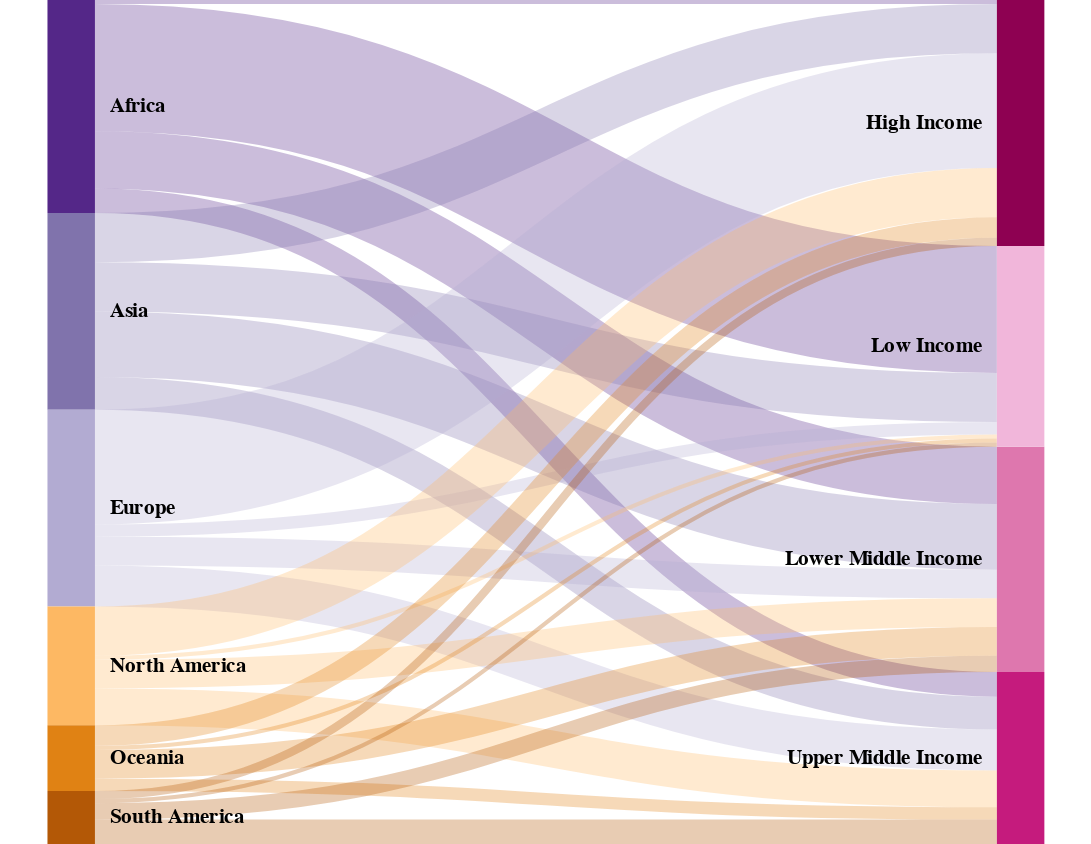

Source (Vega-Lite JSON):
### Vega specification from a JSON file in a GitHub repository (floating-point values rounded to 4 significant figures)
{"$schema": "https://vega.github.io/schema/vega/v5.json", "width": 582, "height": 450, "data": [{"name": "continent_data", "values": {"aggregations": {"table": {"buckets": [{"key": {"continent": "Africa", "incomeLevel": "High Income"}, "countryCount": 1}, {"key": {"continent": "Africa", "incomeLevel": "Upper Middle Income"}, "countryCount": 6}, {"key": {"continent": "Africa", "incomeLevel": "Lower Middle Income"}, "countryCount": 14}, {"key": {"continent": "Africa", "incomeLevel": "Low Income"}, "countryCount": 31}, {"key": {"continent": "Asia", "incomeLevel": "High Income"}, "countryCount": 12}, {"key": {"continent": "Asia", "incomeLevel": "Upper Middle Income"}, "countryCount": 8}, {"key": {"continent": "Asia", "incomeLevel": "Lower Middle Income"}, "countryCount": 16}, {"key": {"continent": "Asia", "incomeLevel": "Low Income"}, "countryCount": 12}, {"key": {"continent": "Europe", "incomeLevel": "High Income"}, "countryCount": 28}, {"key": {"continent": "Europe", "incomeLevel": "Upper Middle Income"}, "countryCount": 10}, {"key": {"continent": "Europe", "incomeLevel": "Lower Middle Income"}, "countryCount": 7}, {"key": {"continent": "Europe", "incomeLevel": "Low Income"}, "countryCount": 3}, {"key": {"continent": "North America", "incomeLevel": "High Income"}, "countryCount": 12}, {"key": {"continent": "North America", "incomeLevel": "Upper Middle Income"}, "countryCount": 9}, {"key": {"continent": "North America", "incomeLevel": "Lower Middle Income"}, "countryCount": 7}, {"key": {"continent": "North America", "incomeLevel": "Low Income"}, "countryCount": 1}, {"key": {"continent": "Oceania", "incomeLevel": "High Income"}, "countryCount": 5}, {"key": {"continent": "Oceania", "incomeLevel": "Upper Middle Income"}, "countryCount": 3}, {"key": {"continent": "Oceania", "incomeLevel": "Lower Middle Income"}, "countryCount": 7}, {"key": {"continent": "Oceania", "incomeLevel": "Low Income"}, "countryCount": 1}, {"key": {"continent": "South America", "incomeLevel": "High Income"}, "countryCount": 2}, {"key": {"continent": "South America", "incomeLevel": "Upper Middle Income"}, "countryCount": 6}, {"key": {"continent": "South America", "incomeLevel": "Lower Middle Income"}, "countryCount": 4}, {"key": {"continent": "South America", "incomeLevel": "Low Income"}, "countryCount": 1}]}}}, "format": {"property": "aggregations.table.buckets"}, "transform": [{"type": "formula", "expr": "datum.key.continent", "as": "continent"}, {"type": "formula", "expr": "datum.key.incomeLevel", "as": "incomeLevel"}, {"type": "formula", "expr": "datum.countryCount", "as": "countryCount"}]}, {"name": "nodes", "source": "continent_data", "transform": [{"type": "filter", "expr": "!groupSelector || groupSelector.continent == datum.continent || groupSelector.incomeLevel == datum.incomeLevel"}, {"type": "formula", "expr": "datum.continent + datum.incomeLevel", "as": "key"}, {"type": "fold", "fields": ["continent", "incomeLevel"], "as": ["stackType", "groupId"]}, {"type": "formula", "expr": "datum.stackType == 'continent' ? datum.continent + ' ' + datum.incomeLevel : datum.incomeLevel + ' ' + datum.continent", "as": "sortField"}, {"type": "stack", "groupby": ["stackType"], "sort": {"field": "sortField", "order": "descending"}, "field": "countryCount"}, {"type": "formula", "expr": "(datum.y0 + datum.y1)/2", "as": "yc"}]}, {"name": "groups", "source": "nodes", "transform": [{"type": "aggregate", "groupby": ["stackType", "groupId"], "fields": ["countryCount"], "ops": ["sum"], "as": ["total"]}, {"type": "stack", "groupby": ["stackType"], "sort": {"field": "groupId", "order": "descending"}, "field": "total"}, {"type": "formula", "expr": "scale('y', datum.y0)", "as": "scaledY0"}, {"type": "formula", "expr": "scale('y', datum.y1)", "as": "scaledY1"}, {"type": "formula", "expr": "datum.stackType == 'continent'", "as": "rightLabel"}, {"type": "formula", "expr": "datum.total/domain('y')[1]", "as": "percentage"}]}, {"name": "destinationNodes", "source": "nodes", "transform": [{"type": "filter", "expr": "datum.stackType == 'incomeLevel'"}]}, {"name": "edges", "source": "nodes", "transform": [{"type": "filter", "expr": "datum.stackType == 'continent'"}, {"type": "lookup", "from": "destinationNodes", "key": "key", "fields": ["key"], "as": ["target"]}, {"type": "linkpath", "orient": "horizontal", "shape": "diagonal", "sourceY": {"expr": "scale('y', datum.yc)"}, "sourceX": {"expr": "scale('x', 'continent') + bandwidth('x')"}, "targetY": {"expr": "scale('y', datum.target.yc)"}, "targetX": {"expr": "scale('x', 'incomeLevel')"}}, {"type": "formula", "expr": "range('y')[0]-scale('y', datum.countryCount)", "as": "strokeWidth"}, {"type": "formula", "expr": "datum.countryCount/domain('y')[1]", "as": "percentage"}]}], "scales": [{"name": "x", "type": "band", "range": "width", "domain": ["continent", "incomeLevel"], "paddingOuter": 0.05, "paddingInner": 0.95}, {"name": "y", "type": "linear", "range": "height", "domain": {"data": "nodes", "field": "y1"}}, {"name": "color", "type": "ordinal", "range": ["#542788", "#8073ac", "#b2abd2", "#fdb863", "#e08214", "#b35806", "#8e0152", "#c51b7d", "#de77ae", "#f1b6da"], "domain": {"data": "continent_data", "fields": ["continent", "incomeLevel"]}}, {"name": "stackNames", "type": "ordinal", "range": ["Continent", "Income Level"], "domain": ["continent", "incomeLevel"]}], "marks": [{"type": "path", "name": "edgeMark", "from": {"data": "edges"}, "clip": true, "encode": {"update": {"stroke": [{"test": "groupSelector && groupSelector.stackType == 'continent'", "scale": "color", "field": "incomeLevel"}, {"scale": "color", "field": "continent"}], "strokeWidth": {"field": "strokeWidth"}, "path": {"field": "path"}, "strokeOpacity": {"signal": "!groupSelector && (groupHover.continent == datum.continent || groupHover.incomeLevel == datum.incomeLevel) ? 0.9 : 0.3"}, "zindex": {"signal": "!groupSelector && (groupHover.continent == datum.continent || groupHover.incomeLevel == datum.incomeLevel) ? 1 : 0"}, "tooltip": {"signal": "'Continent: ' + datum.continent + ' | Income Group: ' + datum.incomeLevel + ' | Countries: ' + format(datum.countryCount, ',.0f') + ' (' + format(datum.percentage, '.1%') + ')'"}}, "hover": {"strokeOpacity": {"value": 1}}}}, {"type": "rect", "name": "groupMark", "from": {"data": "groups"}, "encode": {"enter": {"fill": {"scale": "color", "field": "groupId"}, "width": {"scale": "x", "band": 1}}, "update": {"x": {"scale": "x", "field": "stackType"}, "y": {"field": "scaledY0"}, "y2": {"field": "scaledY1"}, "fillOpacity": {"value": 1}, "tooltip": {"signal": "datum.groupId + ': ' + format(datum.total, ',.0f') + ' countries (' + format(datum.percentage, '.1%') + ')'"}}, "hover": {"fillOpacity": {"value": 1}}}}, {"type": "text", "from": {"data": "groups"}, "interactive": false, "encode": {"update": {"x": {"signal": "scale('x', datum.stackType) + (datum.rightLabel ? bandwidth('x') + 8 : -8)"}, "yc": {"signal": "(datum.scaledY0 + datum.scaledY1)/2"}, "align": {"signal": "datum.rightLabel ? 'left' : 'right'"}, "baseline": {"value": "middle"}, "fontWeight": {"value": "bold"}, "text": {"signal": "abs(datum.scaledY0 - datum.scaledY1) > 13 ? datum.groupId : ''"}}}}, {"type": "group", "data": [{"name": "dataForShowAll", "values": [{}], "transform": [{"type": "filter", "expr": "groupSelector"}]}], "encode": {"enter": {"xc": {"signal": "width/2"}, "y": {"value": 30}, "width": {"value": 80}, "height": {"value": 30}}}, "marks": [{"type": "group", "name": "groupReset", "from": {"data": "dataForShowAll"}, "encode": {"enter": {"cornerRadius": {"value": 6}, "fill": {"value": "#f5f5f5"}, "stroke": {"value": "#c1c1c1"}, "strokeWidth": {"value": 2}, "height": {"field": {"group": "height"}}, "width": {"field": {"group": "width"}}}, "update": {"opacity": {"value": 1}}, "hover": {"opacity": {"value": 0.7}}}, "marks": [{"type": "text", "interactive": false, "encode": {"enter": {"xc": {"field": {"group": "width"}, "mult": 0.5}, "yc": {"field": {"group": "height"}, "mult": 0.5}, "align": {"value": "center"}, "baseline": {"value": "middle"}, "fontWeight": {"value": "bold"}, "text": {"value": "Show All"}}}}]}]}], "signals": [{"name": "groupHover", "value": {}, "on": [{"events": "@groupMark:mouseover", "update": "{continent: datum.stackType == 'continent' && datum.groupId, incomeLevel: datum.stackType == 'incomeLevel' && datum.groupId}"}, {"events": "mouseout", "update": "{}"}]}, {"name": "groupSelector", "value": false, "on": [{"events": "@groupMark:click!", "update": "{stackType: datum.stackType, continent: datum.stackType == 'continent' && datum.groupId, incomeLevel: datum.stackType == 'incomeLevel' && datum.groupId}"}, {"events": [{"type": "click", "markname": "groupReset"}, {"type": "dblclick"}], "update": "false"}]}]}
